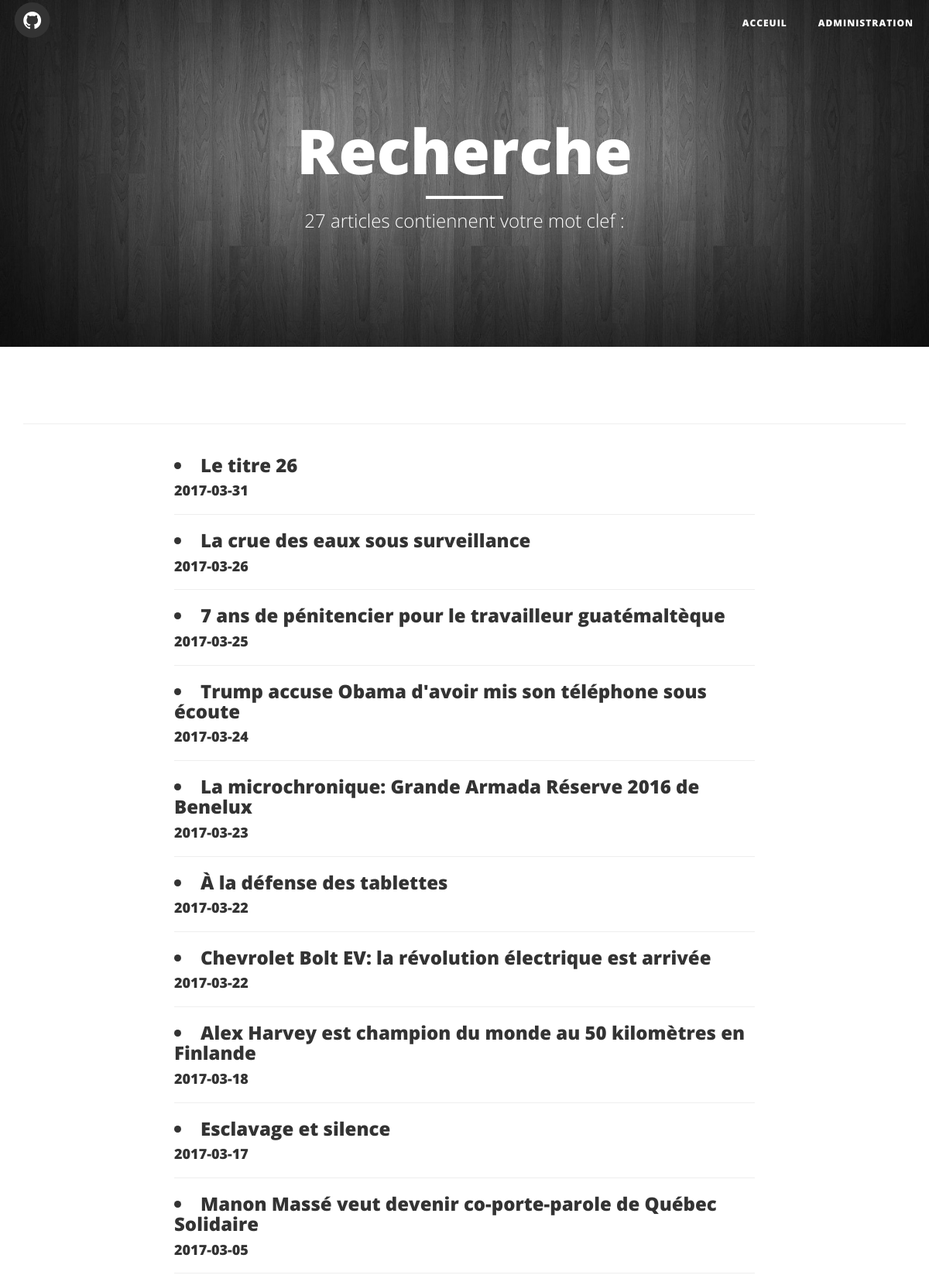
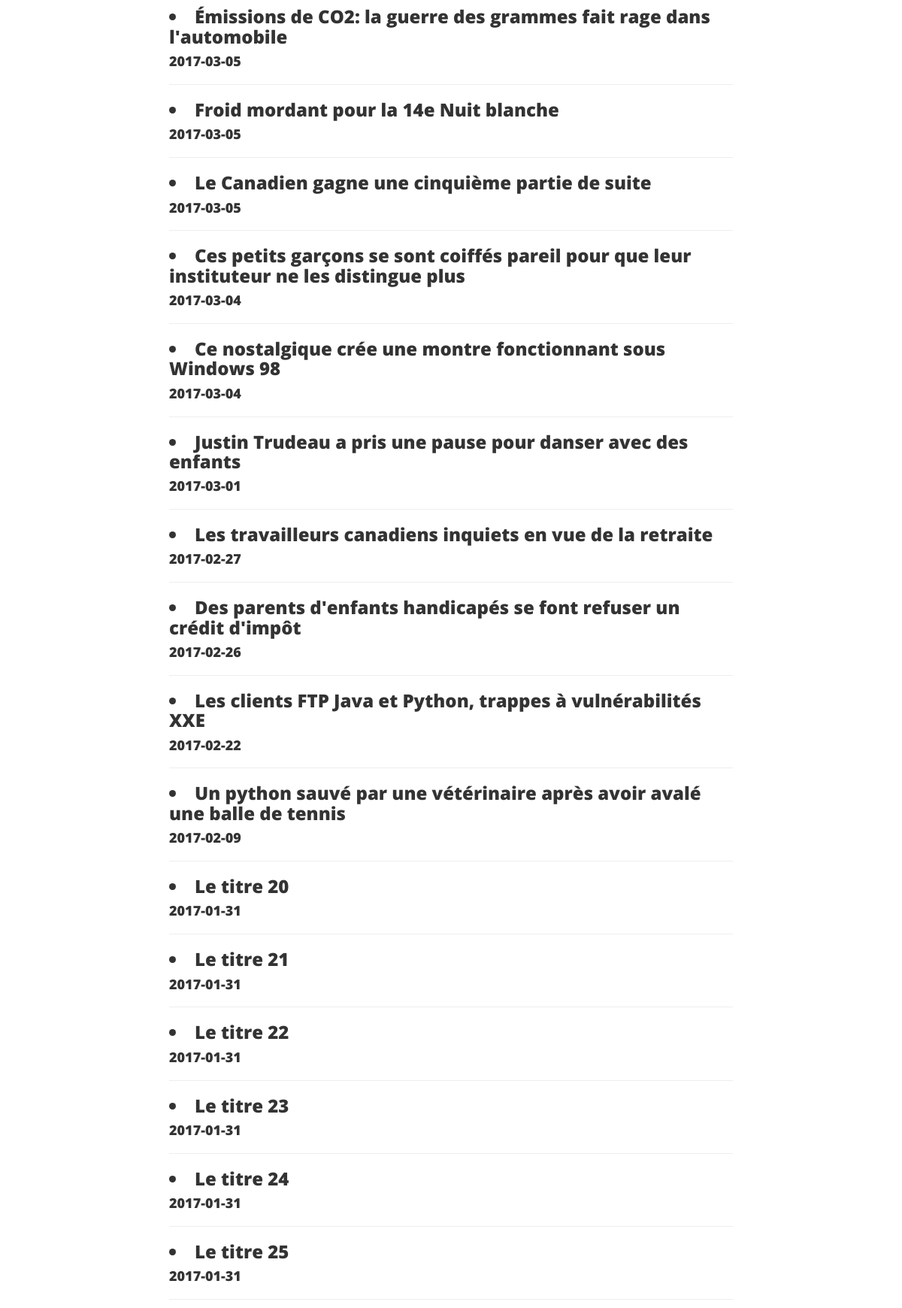
The page /recherche (upper part) on the database its author committed (2 pictures, top to bottom).
### tables this page shows
CREATE TABLE article (
  id integer primary key,
  titre varchar(100),
  identifiant varchar(50),
  auteur varchar(100),
  date_publication text,
  paragraphe varchar(500)
);

### index.py (the view)
@app.route('/recherche')
def get_recherche_article():
    valeur_recherche = request.args.get('valeur_recherche','')
    articles = get_db().get_recherche_article(valeur_recherche)
    if len(articles) == 0:
        return render_template('aucun_article.html', titre="Aucun article",
                               sous_titre= (u"Aucun article ne contient le "
                                            u"mot clef : "
                                            u"{0}").format(valeur_recherche))
    else:
        if len(articles) == 1:
            sous_titre = (u"1 article contient votre mot clef : "
                          u"{0}").format(valeur_recherche)
        else:
            sous_titre = (u"{0} articles contiennent votre mot clef : "
                          u"{1}").format(len(articles), valeur_recherche)
        return render_template('rechercheArticles.html',titre="Recherche",
                               sous_titre=sous_titre,
                               valeur_recherche=valeur_recherche,
                               articles=articles)

### database.py (called while the page is built)
def build_dictionary_list(curseur):
    liste_article = []
    for row in curseur:
        dict_article = {}
        for i in range(0, len(row)):
            dict_article[curseur.description[i][0]] = row[i]
        liste_article.append(dict_article)
    return liste_article

    def get_connection(self):
        if self.connection is None:
            self.connection = sqlite3.connect('db/crm.db')
        return self.connection

    def disconnect(self):
        if self.connection is not None:
            self.connection.close()

    def get_recherche_article(self, valeur_recherche):
        cursor = self.get_connection().cursor()
        cursor.execute("select titre, date_publication, identifiant "
                       "from article "
                       "where date_publication <= date('now','localtime') and "
                       "      (titre like ? or paragraphe like ?) "
                       "Order by date_publication Desc",
                       ("%"+valeur_recherche+"%", "%"+valeur_recherche+"%"))
        return build_dictionary_list(cursor)

### index.py (called while the page is built)
def get_db():
    db = getattr(g, '_database', None)
    if db is None:
        g._database = Database()
    return g._database

@app.teardown_appcontext
def close_connection(exception):
    db = getattr(g, '_database', None)
    if db is not None:
        db.disconnect()

### templates/rechercheArticles.html (shortened to what this page needs)
{% extends "HeaderFooter.html" %}
{% block content %}
    <div class="container">
		<br/>
		<hr/>
        <div class="row">
            <div class="col-lg-8 col-lg-offset-2 col-md-10 col-md-offset-1">
                <div class="post-preview">
                    {% for article in articles %}
                        <h3 class="titre-article">
                            <a href="/article/{{ article.identifiant }}"><li>{{ article.titre }}</a>
                            <h4 class="sous-titre-article">
                                {{ article.date_publication }}
                            </h4>
                        </h3>
                        <hr/>
                    {% endfor %}
                </div>
            </div>
        </div>
    </div>
{% endblock %}

### static/css/clean-blog.css (style rules this page uses)
body { font-family: 'Lora', 'Times New Roman', serif; font-size: 20px; color: #333333; }
h1, h2, h3, h4, h5, h6 { font-family: 'Open Sans', 'Helvetica Neue', Helvetica, Arial, sans-serif; font-weight: 800; }
a { color: #333333; }
body { -webkit-tap-highlight-color: #0085A1; }

### rows shown on the page
article: titre "Le titre 26", date_publication "2017-03-31"
article: titre "La crue des eaux sous surveillance", date_publication "2017-03-26"
article: titre "7 ans de pénitencier pour le travailleur guatémaltèque", date_publication "2017-03-25"
article: titre "Trump accuse Obama d'avoir mis son téléphone sous écoute", date_publication "2017-03-24"
article: titre "La microchronique: Grande Armada Réserve 2016 de Benelux", date_publication "2017-03-23"
article: titre "À la défense des tablettes", date_publication "2017-03-22"
article: titre "Chevrolet Bolt EV: la révolution électrique est arrivée", date_publication "2017-03-22"
article: titre "Alex Harvey est champion du monde au 50 kilomètres en Finlande", date_publication "2017-03-18"
article: titre "Esclavage et silence", date_publication "2017-03-17"
article: titre "Manon Massé veut devenir co-porte-parole de Québec Solidaire", date_publication "2017-03-05"
article: titre "Émissions de CO2: la guerre des grammes fait rage dans l'automobile", date_publication "2017-03-05"
article: titre "Froid mordant pour la 14e Nuit blanche", date_publication "2017-03-05"
article: titre "Le Canadien gagne une cinquième partie de suite", date_publication "2017-03-05"
article: titre "Ces petits garçons se sont coiffés pareil pour que leur instituteur ne les distingue plus", date_publication "2017-03-04"
article: titre "Ce nostalgique crée une montre fonctionnant sous Windows 98", date_publication "2017-03-04"
article: titre "Justin Trudeau a pris une pause pour danser avec des enfants", date_publication "2017-03-01"
article: titre "Les travailleurs canadiens inquiets en vue de la retraite", date_publication "2017-02-27"
article: titre "Des parents d'enfants handicapés se font refuser un crédit d'impôt", date_publication "2017-02-26"
article: titre "Les clients FTP Java et Python, trappes à vulnérabilités XXE", date_publication "2017-02-22"
article: titre "Un python sauvé par une vétérinaire après avoir avalé une balle de tennis", date_publication "2017-02-09"
article: titre "Le titre 20", date_publication "2017-01-31"
article: titre "Le titre 21", date_publication "2017-01-31"
article: titre "Le titre 22", date_publication "2017-01-31"
article: titre "Le titre 23", date_publication "2017-01-31"
article: titre "Le titre 24", date_publication "2017-01-31"
article: titre "Le titre 25", date_publication "2017-01-31"

### other values the page prints
{{ titre }} "Recherche"
{{ sous_titre }} "27 articles contiennent votre mot clef :"
